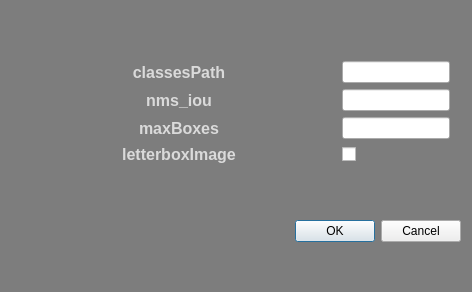
<?xml version="1.0" encoding="UTF-8"?>
<ui version="4.0">
 <class>SettingDialog</class>
 <widget class="QDialog" name="SettingDialog">
  <property name="geometry">
   <rect>
    <x>0</x>
    <y>0</y>
    <width>472</width>
    <height>292</height>
   </rect>
  </property>
  <property name="windowTitle">
   <string>Setting</string>
  </property>
  <property name="windowIcon">
   <iconset resource="../apprcc.qrc">
    <normaloff>:/img/icon/熊猫.png</normaloff>:/img/icon/熊猫.png</iconset>
  </property>
  <property name="styleSheet">
   <string notr="true">QLabel
{
	font-size: 16px;
	font-family: &quot;Microsoft YaHei&quot;;
	font-weight: bold;
 	border-radius:9px;
	background:rgba(66, 195, 255, 0);
	color: rgb(218, 218, 218);
}
QDialog{
background-color: rgba(75, 75, 75, 120);
border: 0px solid #42adff;
border-radius:0px;}</string>
  </property>
  <layout class="QVBoxLayout" name="verticalLayout">
   <item>
    <layout class="QGridLayout" name="gridLayout" columnstretch="2,0">
     <property name="leftMargin">
      <number>11</number>
     </property>
     <property name="topMargin">
      <number>11</number>
     </property>
     <property name="rightMargin">
      <number>11</number>
     </property>
     <property name="bottomMargin">
      <number>11</number>
     </property>
     <item row="3" column="1">
      <widget class="QCheckBox" name="checkBox">
       <property name="text">
        <string/>
       </property>
      </widget>
     </item>
     <item row="3" column="0">
      <widget class="QLabel" name="letterboxImageLabel">
       <property name="text">
        <string>letterboxImage</string>
       </property>
       <property name="alignment">
        <set>Qt::AlignCenter</set>
       </property>
      </widget>
     </item>
     <item row="0" column="1">
      <widget class="QLineEdit" name="classesPath"/>
     </item>
     <item row="1" column="0">
      <widget class="QLabel" name="nms_iouLael">
       <property name="text">
        <string>nms_iou</string>
       </property>
       <property name="alignment">
        <set>Qt::AlignCenter</set>
       </property>
      </widget>
     </item>
     <item row="2" column="1">
      <widget class="QLineEdit" name="maxBoxes"/>
     </item>
     <item row="0" column="0">
      <widget class="QLabel" name="classPathLabel">
       <property name="text">
        <string>classesPath</string>
       </property>
       <property name="alignment">
        <set>Qt::AlignCenter</set>
       </property>
      </widget>
     </item>
     <item row="1" column="1">
      <widget class="QLineEdit" name="nms_iou"/>
     </item>
     <item row="2" column="0">
      <widget class="QLabel" name="maxBoxesLabel_2">
       <property name="text">
        <string>maxBoxes</string>
       </property>
       <property name="alignment">
        <set>Qt::AlignCenter</set>
       </property>
      </widget>
     </item>
    </layout>
   </item>
   <item>
    <widget class="QDialogButtonBox" name="buttonBox">
     <property name="orientation">
      <enum>Qt::Horizontal</enum>
     </property>
     <property name="standardButtons">
      <set>QDialogButtonBox::Cancel|QDialogButtonBox::Ok</set>
     </property>
    </widget>
   </item>
  </layout>
 </widget>
 <resources>
  <include location="../apprcc.qrc"/>
 </resources>
 <connections>
  <connection>
   <sender>buttonBox</sender>
   <signal>accepted()</signal>
   <receiver>SettingDialog</receiver>
   <slot>accept()</slot>
   <hints>
    <hint type="sourcelabel">
     <x>248</x>
     <y>254</y>
    </hint>
    <hint type="destinationlabel">
     <x>157</x>
     <y>274</y>
    </hint>
   </hints>
  </connection>
  <connection>
   <sender>buttonBox</sender>
   <signal>rejected()</signal>
   <receiver>SettingDialog</receiver>
   <slot>reject()</slot>
   <hints>
    <hint type="sourcelabel">
     <x>316</x>
     <y>260</y>
    </hint>
    <hint type="destinationlabel">
     <x>286</x>
     <y>274</y>
    </hint>
   </hints>
  </connection>
 </connections>
</ui>
